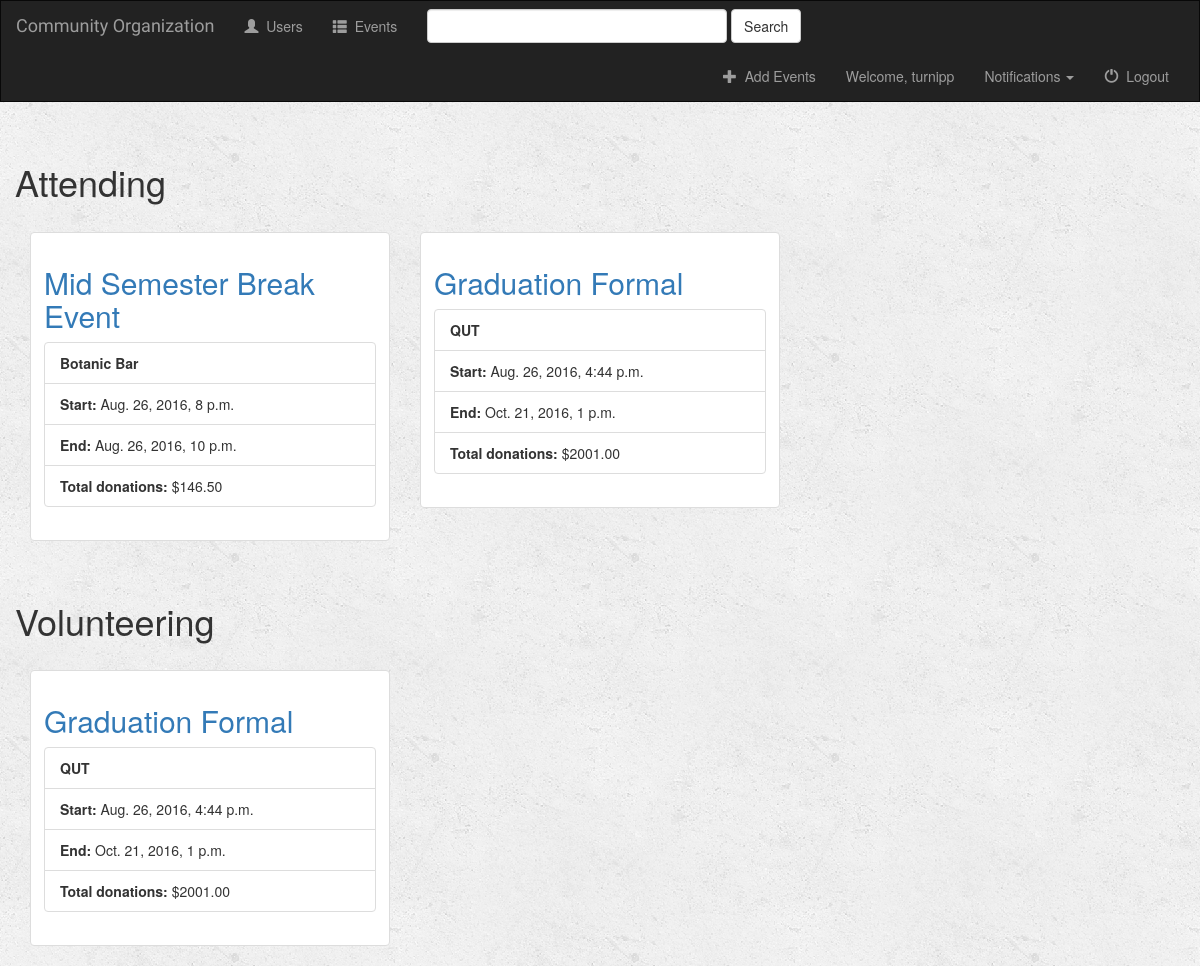
The app's page /users/ (signed in) with its own data.
### events/models.py (models this page shows, shortened)
class Event(models.Model):
    event_name = models.CharField(max_length=100)
    event_location = models.CharField(max_length=500)
    event_cost = models.DecimalField(max_digits=7, decimal_places=2, default=0.0)
    start_date = models.DateTimeField('start date')
    end_date = models.DateTimeField('end date')

### users/views.py (the view)
def user_view(request):
    if not request.user.is_authenticated:
        return redirect('/users/login')
    else:
        data = UserData.objects.get(user=request.user)
        attending_list = Event.objects.filter(userattending__user=data)
        attending_donation_list = event_donation_list(attending_list)
        attending_data = zip(attending_list, attending_donation_list)
        volunteering_list = Event.objects.filter(userdata__user=request.user)
        volunteering_donation_list = event_donation_list(volunteering_list)
        volunteering_data = zip(volunteering_list, volunteering_donation_list)
        context = {
            'attending_data': attending_data,
            'volunteering_data': volunteering_data,
            'user': request.user,
        }
        return render(request, 'users/users.html', context)

### events/utils.py (called while the page is built)
def event_donation_total(event):
	donations = 0
	for event_donation in UserDonation.objects.filter(event=event):
		donations += event_donation.donation
	return donations

def event_donation_list(event_list):
	donations_list = [];
	for event in event_list:
		donations_list.append(event_donation_total(event))
	return donations_list

### users/templates/users/users.html (shortened to what this page needs)
{% extends 'events/base.html' %}
{% load bootstrap3 %}
{% block body %}
	<div class="container-fluid">
		<h1 class="page-header">Attending</h1>
		{% with data_list=attending_data %}
	    {% include "events/_event_data.html" %}
		{% endwith %}
	</div>
	<div class="container-fluid">
		<h1 class="page-header">Volunteering</h1>
		{% with data_list=volunteering_data %}
	    {% include "events/_event_data.html" %}
		{% endwith %}
	</div>
{% endblock %}

### events/templates/events/base.html (shortened to what this page needs)
{% load notifications_tags %}
<!DOCTYPE html>
<html lang="en">
<head>
    {% load staticfiles %}
    <link rel="stylesheet" href="https://maxcdn.bootstrapcdn.com/bootstrap/3.3.7/css/bootstrap.min.css">
    <link rel="stylesheet" type="text/css" href="{% static 'style.css' %}"/>
    <link rel="stylesheet" type="text/css" href="{% static 'custom_style.css' %}"/>
</head>
<body>
<nav class="navbar navbar-inverse">
    <div class="container-fluid">
        <div class="navbar-header">
            <a class="navbar-brand" href="{% url 'event_list_view' %}">Community Organization</a>
        </div>
        <div class="collapse navbar-collapse" id="topNavBar">
            <ul class="nav navbar-nav">
                <li class="{% block user_active %}{% endblock %}"><a href="{% url 'user_view' %}"><span class="glyphicon glyphicon-user" aria-hidden="true"></span>&nbsp; Users</a></li>
                <li class="{% block event_list %}{% endblock %}"><a href="{% url 'event_list_view' %}"><span class="glyphicon glyphicon-th-list" aria-hidden="true"></span>&nbsp; Events</a></li>
            </ul>
            <form class="navbar-form navbar-left" role="search" method="get" action="{% url 'event_list_view' %}">
                <div class="form-group">
                    <input type="text" class="form-control" name="q" value="{{ request.GET.q }}">
                </div>
                <button type="submit" class="btn btn-default">Search</button>
            </form>
            <ul class="nav navbar-nav navbar-right">
                {% if user.is_superuser %}
                <li>
                    <a href="{% url 'admin:index' %}">
                        <span class="glyphicon glyphicon-plus" aria-hidden="true"></span>&nbsp; Add Events
                    </a>
                </li>
                {% endif %}
                {% if user.is_authenticated %}
                    <li>
                        <a href="#">
                            Welcome, {{ user.username }}
                        </a>
                    </li>
                    <li>
                        <a href="#" class="dropdown-toggle" type="button" data-toggle="dropdown">
                            {% notifications_unread %} Notifications
                            <span class="caret"></span>
                        </a>
                    </li>
                    <li>
                        <a href="{% url 'user_logout_view' %}">
                            <span class="glyphicon glyphicon-off" aria-hidden="true"></span>&nbsp; Logout
                        </a>
                    </li>
                {% else %}
                <li class="{% block user_login_active %}{% endblock %}">
                    <a href="{% url 'user_login_view' %}">
                        <span class="glyphicon glyphicon-log-in" aria-hidden="true"></span>&nbsp; User Login
                    </a>
                </li>
                {% endif %}
            </ul>
        </div>
    </div>
</nav>
{% block body %}
{% endblock %}
</body>
</html>

### events/templates/events/_event_data.html
{% if data_list %}
    {% for event, donation in data_list %}
        <div class="col-sm-4 col-lg-4">
            <div class="thumbnail">
                <div class="caption">
                    <h2 class="form-signin-heading"><a href="{% url 'event_view' event.id %}">{{ event.event_name }}</a></h2>
                    <ul class="list-group">
                        <li class="list-group-item"><b>{{ event.event_location }}</b></li>
                        <li class="list-group-item"><b>Start:</b> {{ event.start_date }}</li>
                        <li class="list-group-item"><b>End:</b> {{ event.end_date }}</li>
                        <li class="list-group-item"><b>Total donations:</b> ${{ donation }}</li>
                    </ul>
                </div>
            </div>
        </div>
    {% endfor %}
{% else %}
    <p>No Events.</p>
{% endif %}

### events/static/style.css (style rules this page uses)
body { background: white url("images/background.png"); }
.navbar { border-radius: 0; }
.navbar-brand { font-family: 'Satisfy', cursive; }

### events/static/custom_style.css (style rules this page uses)
* { margin: 0; padding: 0; }
.form-group > .form-control { width: 25vw; max-width: 480px; }
.col-sm-4 { min-width: 300px; max-width: 420px; }

### records on screen
Event: event_name "Mid Semester Break Event", event_location "Botanic Bar", start_date "Aug. 26, 2016, 8 p.m.", end_date "Aug. 26, 2016, 10 p.m.", donation "146.50"
Event: event_name "Graduation Formal", event_location "QUT", start_date "Aug. 26, 2016, 4:44 p.m.", end_date "Oct. 21, 2016, 1 p.m.", donation "2001.00"

### other values on screen
{{ user.username }} "turnipp"
